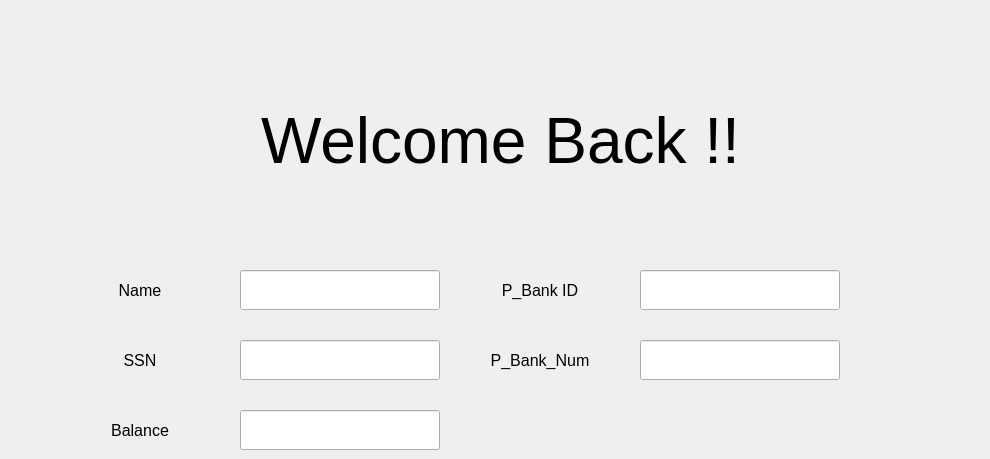
      <widget class="QWidget" name="tab_0">
       <attribute name="title">
        <string>0</string>
       </attribute>
       <widget class="QLabel" name="label_10">
        <property name="geometry">
         <rect>
          <x>20</x>
          <y>20</y>
          <width>961</width>
          <height>241</height>
         </rect>
        </property>
        <property name="font">
         <font>
          <pointsize>48</pointsize>
         </font>
        </property>
        <property name="text">
         <string>Welcome Back !!</string>
        </property>
        <property name="alignment">
         <set>Qt::AlignCenter</set>
        </property>
       </widget>
       <widget class="QLineEdit" name="LE_front_page_ssn">
        <property name="geometry">
         <rect>
          <x>240</x>
          <y>340</y>
          <width>200</width>
          <height>40</height>
         </rect>
        </property>
        <property name="sizePolicy">
         <sizepolicy hsizetype="Preferred" vsizetype="Preferred">
          <horstretch>0</horstretch>
          <verstretch>0</verstretch>
         </sizepolicy>
        </property>
        <property name="minimumSize">
         <size>
          <width>200</width>
          <height>40</height>
         </size>
        </property>
        <property name="maximumSize">
         <size>
          <width>200</width>
          <height>30</height>
         </size>
        </property>
        <property name="font">
         <font>
          <pointsize>12</pointsize>
         </font>
        </property>
        <property name="maxLength">
         <number>14</number>
        </property>
        <property name="alignment">
         <set>Qt::AlignCenter</set>
        </property>
        <property name="readOnly">
         <bool>true</bool>
        </property>
       </widget>
       <widget class="QLineEdit" name="LE_front_page_name">
        <property name="geometry">
         <rect>
          <x>240</x>
          <y>270</y>
          <width>200</width>
          <height>40</height>
         </rect>
        </property>
        <property name="sizePolicy">
         <sizepolicy hsizetype="Preferred" vsizetype="Preferred">
          <horstretch>0</horstretch>
          <verstretch>0</verstretch>
         </sizepolicy>
        </property>
        <property name="minimumSize">
         <size>
          <width>200</width>
          <height>40</height>
         </size>
        </property>
        <property name="maximumSize">
         <size>
          <width>200</width>
          <height>30</height>
         </size>
        </property>
        <property name="font">
         <font>
          <pointsize>12</pointsize>
         </font>
        </property>
        <property name="maxLength">
         <number>14</number>
        </property>
        <property name="alignment">
         <set>Qt::AlignCenter</set>
        </property>
        <property name="readOnly">
         <bool>true</bool>
        </property>
       </widget>
       <widget class="QLineEdit" name="LE_front_page_balance">
        <property name="geometry">
         <rect>
          <x>240</x>
          <y>410</y>
          <width>200</width>
          <height>40</height>
         </rect>
        </property>
        <property name="sizePolicy">
         <sizepolicy hsizetype="Preferred" vsizetype="Preferred">
          <horstretch>0</horstretch>
          <verstretch>0</verstretch>
         </sizepolicy>
        </property>
        <property name="minimumSize">
         <size>
          <width>200</width>
          <height>40</height>
         </size>
        </property>
        <property name="maximumSize">
         <size>
          <width>200</width>
          <height>30</height>
         </size>
        </property>
        <property name="font">
         <font>
          <pointsize>12</pointsize>
         </font>
        </property>
        <property name="maxLength">
         <number>14</number>
        </property>
        <property name="alignment">
         <set>Qt::AlignCenter</set>
        </property>
        <property name="readOnly">
         <bool>true</bool>
        </property>
       </widget>
       <widget class="QLineEdit" name="LE_front_page_primary_bank_id">
        <property name="geometry">
         <rect>
          <x>640</x>
          <y>270</y>
          <width>200</width>
          <height>40</height>
         </rect>
        </property>
        <property name="sizePolicy">
         <sizepolicy hsizetype="Preferred" vsizetype="Preferred">
          <horstretch>0</horstretch>
          <verstretch>0</verstretch>
         </sizepolicy>
        </property>
        <property name="minimumSize">
         <size>
          <width>200</width>
          <height>40</height>
         </size>
        </property>
        <property name="maximumSize">
         <size>
          <width>200</width>
          <height>30</height>
         </size>
        </property>
        <property name="font">
         <font>
          <pointsize>12</pointsize>
         </font>
        </property>
        <property name="maxLength">
         <number>14</number>
        </property>
        <property name="alignment">
         <set>Qt::AlignCenter</set>
        </property>
        <property name="readOnly">
         <bool>true</bool>
        </property>
       </widget>
       <widget class="QLineEdit" name="LE_front_page_primary_bank_num">
        <property name="geometry">
         <rect>
          <x>640</x>
          <y>340</y>
          <width>200</width>
          <height>40</height>
         </rect>
        </property>
        <property name="sizePolicy">
         <sizepolicy hsizetype="Preferred" vsizetype="Preferred">
          <horstretch>0</horstretch>
          <verstretch>0</verstretch>
         </sizepolicy>
        </property>
        <property name="minimumSize">
         <size>
          <width>200</width>
          <height>40</height>
         </size>
        </property>
        <property name="maximumSize">
         <size>
          <width>200</width>
          <height>30</height>
         </size>
        </property>
        <property name="font">
         <font>
          <pointsize>12</pointsize>
         </font>
        </property>
        <property name="maxLength">
         <number>14</number>
        </property>
        <property name="alignment">
         <set>Qt::AlignCenter</set>
        </property>
        <property name="readOnly">
         <bool>true</bool>
        </property>
       </widget>
       <widget class="QLabel" name="label_24">
        <property name="geometry">
         <rect>
          <x>40</x>
          <y>340</y>
          <width>200</width>
          <height>40</height>
         </rect>
        </property>
        <property name="minimumSize">
         <size>
          <width>200</width>
          <height>40</height>
         </size>
        </property>
        <property name="maximumSize">
         <size>
          <width>200</width>
          <height>40</height>
         </size>
        </property>
        <property name="font">
         <font>
          <pointsize>12</pointsize>
         </font>
        </property>
        <property name="text">
         <string>SSN</string>
        </property>
        <property name="alignment">
         <set>Qt::AlignCenter</set>
        </property>
       </widget>
       <widget class="QLabel" name="label_25">
        <property name="geometry">
         <rect>
          <x>40</x>
          <y>270</y>
          <width>200</width>
          <height>40</height>
         </rect>
        </property>
        <property name="minimumSize">
         <size>
          <width>200</width>
          <height>40</height>
         </size>
        </property>
        <property name="maximumSize">
         <size>
          <width>200</width>
          <height>40</height>
         </size>
        </property>
        <property name="font">
         <font>
          <pointsize>12</pointsize>
         </font>
        </property>
        <property name="text">
         <string>Name</string>
        </property>
        <property name="alignment">
         <set>Qt::AlignCenter</set>
        </property>
       </widget>
       <widget class="QLabel" name="label_26">
        <property name="geometry">
         <rect>
          <x>40</x>
          <y>410</y>
          <width>200</width>
          <height>40</height>
         </rect>
        </property>
        <property name="minimumSize">
         <size>
          <width>200</width>
          <height>40</height>
         </size>
        </property>
        <property name="maximumSize">
         <size>
          <width>200</width>
          <height>40</height>
         </size>
        </property>
        <property name="font">
         <font>
          <pointsize>12</pointsize>
         </font>
        </property>
        <property name="text">
         <string>Balance</string>
        </property>
        <property name="alignment">
         <set>Qt::AlignCenter</set>
        </property>
       </widget>
       <widget class="QLabel" name="label_27">
        <property name="geometry">
         <rect>
          <x>440</x>
          <y>270</y>
          <width>200</width>
          <height>40</height>
         </rect>
        </property>
        <property name="minimumSize">
         <size>
          <width>200</width>
          <height>40</height>
         </size>
        </property>
        <property name="maximumSize">
         <size>
          <width>200</width>
          <height>40</height>
         </size>
        </property>
        <property name="font">
         <font>
          <pointsize>12</pointsize>
         </font>
        </property>
        <property name="text">
         <string>P_Bank ID</string>
        </property>
        <property name="alignment">
         <set>Qt::AlignCenter</set>
        </property>
       </widget>
       <widget class="QLabel" name="label_28">
        <property name="geometry">
         <rect>
          <x>440</x>
          <y>340</y>
          <width>200</width>
          <height>40</height>
         </rect>
        </property>
        <property name="minimumSize">
         <size>
          <width>200</width>
          <height>40</height>
         </size>
        </property>
        <property name="maximumSize">
         <size>
          <width>200</width>
          <height>40</height>
         </size>
        </property>
        <property name="font">
         <font>
          <pointsize>12</pointsize>
         </font>
        </property>
        <property name="text">
         <string>P_Bank_Num</string>
        </property>
        <property name="alignment">
         <set>Qt::AlignCenter</set>
        </property>
       </widget>
      </widget>
